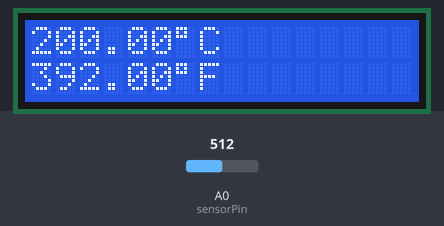
This sketch was run on a simulated Arduino Uno, built with avr-gcc and run on an emulated ATmega328P. Shown: 16×2 character LCD. Inputs (shaded band) come from the test bench; at power-on: A0 (sensorPin) = 512. What the sketch prints to the serial monitor is not drawn.

Above: at 1.2 s.
1.3 s: A0 (sensorPin) set to 716
At 3.0 s:
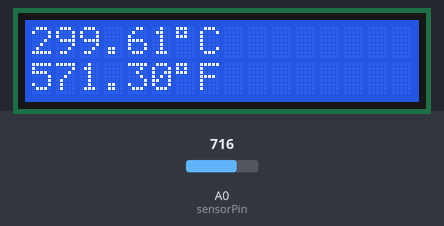
3.6 s: A0 (sensorPin) set to 900
At 5.0 s:
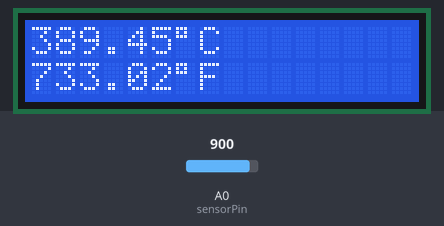
5.6 s: A0 (sensorPin) set to 1023
At 7.0 s:
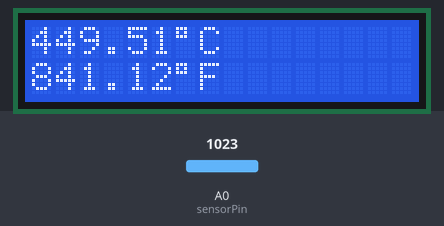
Timing chart, 0 to 8.6 s (numbered marks = the images above; inputs shaded):
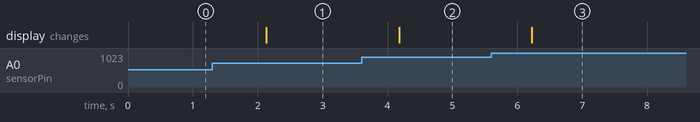

The sketch:

LCD_Temp.ino
```cpp
#include <LiquidCrystal_I2C.h>

LiquidCrystal_I2C lcd(0x27,16,2);

const int sensorPin = 0;

void setup() {
  lcd.init();
  lcd.backlight();
  Serial.begin(9800);
}

void loop(){

 int reading = analogRead(sensorPin);

 float voltage = reading * 5.0;
 voltage /= 1024.0;

 Serial.print(voltage); Serial.println(" volts");

 float temperatureC = (voltage - 0.5) * 100 ;

 Serial.print(temperatureC); Serial.println(" degrees C");

 float temperatureF = (temperatureC * 9.0 / 5.0) + 32.0;
 Serial.print(temperatureF); Serial.println(" degrees F");

 Serial.println("\n---------------\n");

 lcd.clear();
 lcd.setCursor(0, 0);       // start to print at the first row
 lcd.print(temperatureC);    // print the temperature in Celsius
 lcd.print((char)223);      // print ° character
 lcd.print("C");
 lcd.setCursor(0, 1);       // start to print at the second row
 lcd.print(temperatureF); // print the temperature in Fahrenheit
 lcd.print((char)223);      // print ° character
 lcd.print("F");

 delay(1000); //waiting a second
}
```

Measured:
- after the input at 1.3 s, the display: changes after 0.83 s (image 1)
- after the input at 3.6 s, the display: changes after 0.58 s (image 2)
- after the input at 5.6 s, the display: changes after 0.62 s (image 3)
